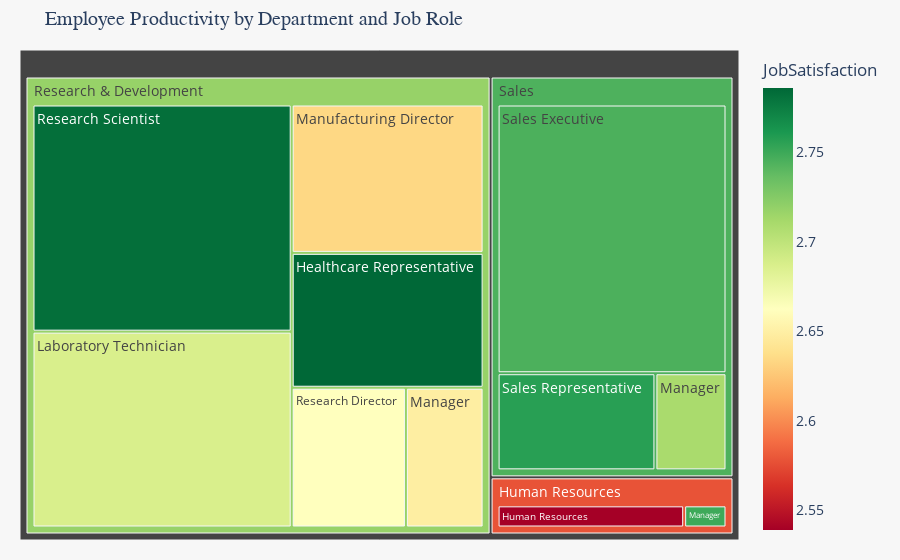

This figure's notebook cell:
### Markdown cell above
## **Employee Productivity by Department and Job Role**

### Code cell
fig = px.treemap(
    df,
    path=['Department', 'JobRole'],
    values='JobInvolvement',
    color='JobSatisfaction',
    color_continuous_scale='RdYlGn',
    hover_data=['JobInvolvement', 'JobSatisfaction'],
    hover_name='JobRole'
)


fig.update_layout(
    title={
        'text': 'Employee Productivity by Department and Job Role',
        'font_size': 20,
        'font_family': 'Arial Black',
    },
    font_family='Open Sans',
    font_size=14,
    plot_bgcolor='#F7F7F7',
    paper_bgcolor='#F7F7F7',
    margin=dict(l=20, r=20, t=50, b=20)
)
fig.update_traces(
    hovertemplate='<b>Department</b>: %{label}<br>'
                '<b>Job Role</b>: %{hovertext}<br>'
                '<b>Job Involvement</b>: %{customdata[0]}')

fig.show()

### Figure 1 — Plotly figure (JSON) as saved in the notebook; plotly's stock layout.template omitted (floating-point values rounded to 4 significant figures)
{"data": [{"branchvalues": "total", "customdata": [[360, 2.786, 2.786], [141, 2.539, 2.539], [706, 2.687, 2.687], [32, 2.75, 2.75], [151, 2.649, 2.649], [100, 2.71, 2.71], [396, 2.634, 2.634], [222, 2.662, 2.662], [819, 2.783, 2.783], [891, 2.745, 2.745], [222, 2.757, 2.757], [173, 2.578, 2.578], [2654, 2.718, 2.718], [1213, 2.744, 2.744]], "domain": {"x": [0, 1], "y": [0, 1]}, "hovertemplate": "<b>Department</b>: %{label}<br><b>Job Role</b>: %{hovertext}<br><b>Job Involvement</b>: %{customdata[0]}", "hovertext": ["Healthcare Representative", "Human Resources", "Laboratory Technician", "Manager", "Manager", "Manager", "Manufacturing Director", "Research Director", "Research Scientist", "Sales Executive", "Sales Representative", "(?)", "(?)", "(?)"], "ids": ["Research & Development/Healthcare Representative", "Human Resources/Human Resources", "Research & Development/Laboratory Technician", "Human Resources/Manager", "Research & Development/Manager", "Sales/Manager", "Research & Development/Manufacturing Director", "Research & Development/Research Director", "Research & Development/Research Scientist", "Sales/Sales Executive", "Sales/Sales Representative", "Human Resources", "Research & Development", "Sales"], "labels": ["Healthcare Representative", "Human Resources", "Laboratory Technician", "Manager", "Manager", "Manager", "Manufacturing Director", "Research Director", "Research Scientist", "Sales Executive", "Sales Representative", "Human Resources", "Research & Development", "Sales"], "marker": {"coloraxis": "coloraxis", "colors": [2.786, 2.539, 2.687, 2.75, 2.649, 2.71, 2.634, 2.662, 2.783, 2.745, 2.757, 2.578, 2.718, 2.744]}, "name": "", "parents": ["Research & Development", "Human Resources", "Research & Development", "Human Resources", "Research & Development", "Sales", "Research & Development", "Research & Development", "Research & Development", "Sales", "Sales", "", "", ""], "type": "treemap", "values": [360, 141, 706, 32, 151, 100, 396, 222, 819, 891, 222, 173, 2654, 1213]}], "layout": {"coloraxis": {"colorbar": {"title": {"text": "JobSatisfaction"}}, "colorscale": [[0, "rgb(165,0,38)"], [0.1, "rgb(215,48,39)"], [0.2, "rgb(244,109,67)"], [0.3, "rgb(253,174,97)"], [0.4, "rgb(254,224,139)"], [0.5, "rgb(255,255,191)"], [0.6, "rgb(217,239,139)"], [0.7, "rgb(166,217,106)"], [0.8, "rgb(102,189,99)"], [0.9, "rgb(26,152,80)"], [1, "rgb(0,104,55)"]]}, "font": {"family": "Open Sans", "size": 14}, "legend": {"tracegroupgap": 0}, "margin": {"b": 20, "l": 20, "r": 20, "t": 50}, "paper_bgcolor": "#F7F7F7", "plot_bgcolor": "#F7F7F7", "title": {"font": {"family": "Arial Black", "size": 20}, "text": "Employee Productivity by Department and Job Role"}}}
